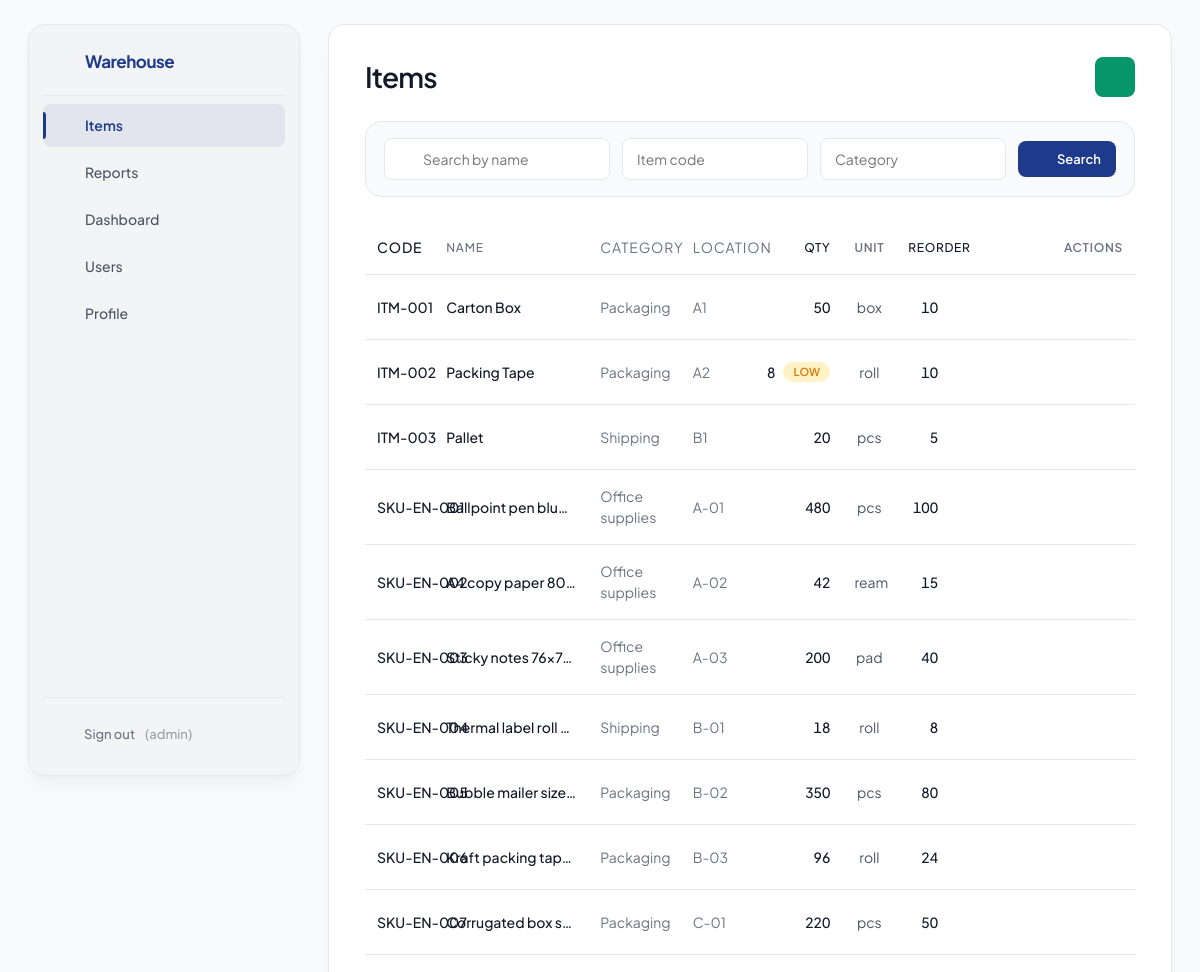
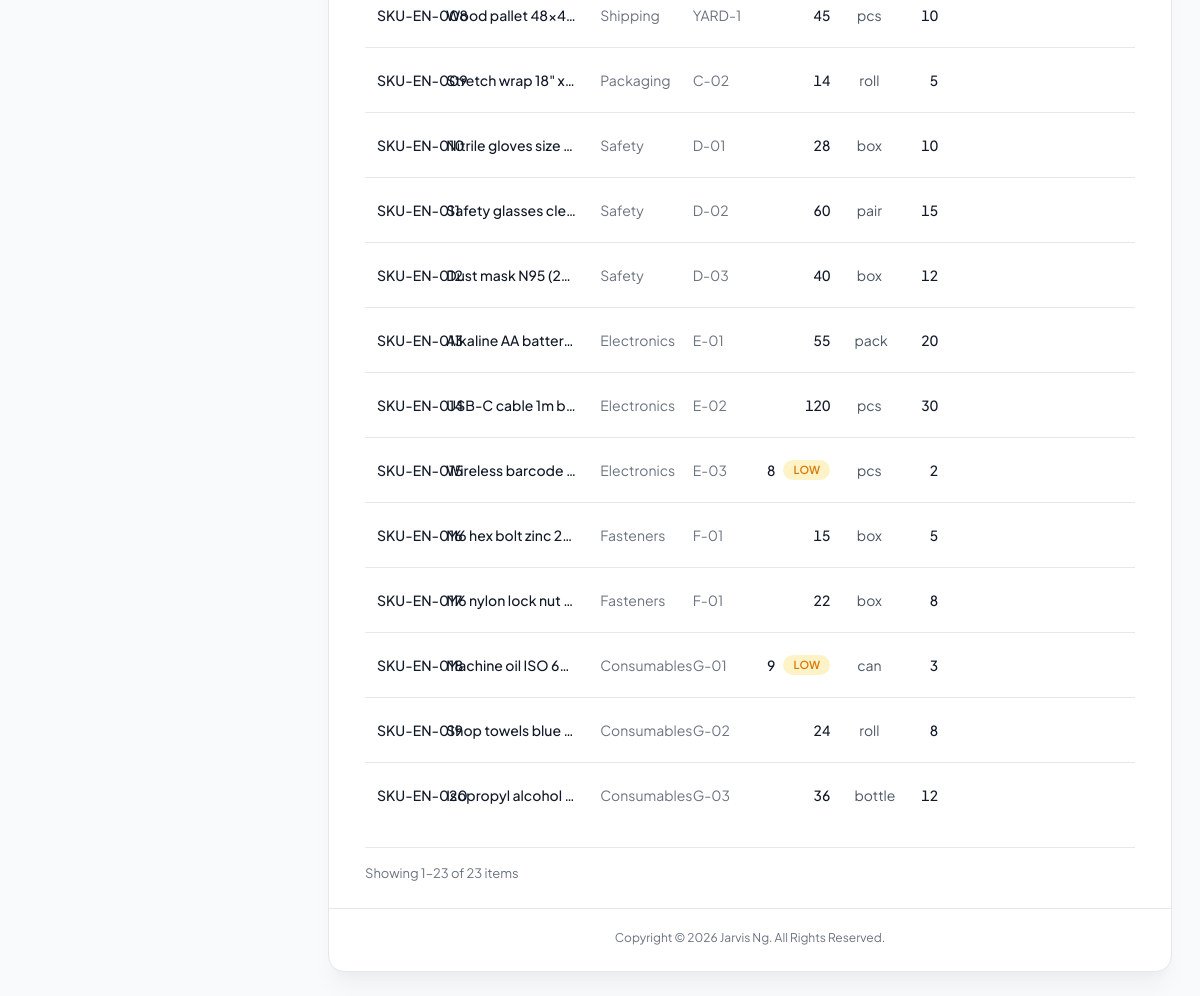
The app's page /public/index.php (signed in) with its own data (2 pictures, top to bottom).
### tables this page shows
CREATE TABLE `items` (
  `id` int NOT NULL AUTO_INCREMENT,
  `item_code` varchar(50) NOT NULL,
  `item_name` varchar(100) NOT NULL,
  `category` varchar(100) DEFAULT NULL,
  `location` varchar(100) DEFAULT NULL,
  `quantity` int NOT NULL DEFAULT '0',
  `unit` varchar(20) NOT NULL,
  `reorder_level` int NOT NULL DEFAULT '10',
  PRIMARY KEY (`id`),
  UNIQUE KEY `item_code` (`item_code`),
  KEY `idx_items_name` (`item_name`),
  KEY `idx_items_category` (`category`)
);

### lib/auth.php (called while the page is built, shortened)
<?php
require_once dirname(__DIR__) . '/db/connection.php';
require_once __DIR__ . '/utils.php';
function auth_user(): ?array {
    return $_SESSION['user'] ?? null;
}
function auth_is_admin(): bool {
    $u = auth_user();
    return $u && $u['role'] === 'admin';
}

### config.php (called while the page is built)
<?php
return [
    'db' => [
        'host' => 'localhost',
        'name' => 'warehouse_db',
        'user' => 'root',
        'pass' => '',
        'charset' => 'utf8mb4',
    ],
    'base_url' => '/warehouse/public',
];

### db/connection.php (called while the page is built, shortened)
<?php
require_once __DIR__ . '/../lib/utils.php';
function get_db(): PDO {
    static $pdo = null;
    $config = require dirname(__DIR__) . '/config.php';
    $db = $config['db'];
    $dsn = "mysql:host={$db['host']};dbname={$db['name']};charset={$db['charset']}";
    $options = [
        PDO::ATTR_ERRMODE => PDO::ERRMODE_EXCEPTION,
        PDO::ATTR_DEFAULT_FETCH_MODE => PDO::FETCH_ASSOC,
        PDO::ATTR_EMULATE_PREPARES => false,
    ];
    try {
        $pdo = new PDO($dsn, $db['user'], $db['pass'], $options);
    } catch (PDOException $e) {
        if ($e->getCode() == 1049) {
            if (php_sapi_name() !== 'cli') {
                http_response_code(500);
                header('Content-Type: text/html; charset=utf-8');
                die("
                <!DOCTYPE html>
                <html lang='en'>
                <head>
                    <meta charset='UTF-8'>
                    <title>Database not initialized</title>
                    <style>
                        body { font-family: Arial, sans-serif; max-width: 600px; margin: 50px auto; padding: 20px; }
                        .error { background: #fee; border: 2px solid #f00; padding: 20px; border-radius: 5px; }
                        .site-footer { margin-top: 24px; text-align: center; color: #6b7280; font-size: 13px; }
                    </style>
                </head>
                <body>
                    <div class='error'>
                        <h2>Database not initialized</h2>
                        <p>Database <strong>{$db['name']}</strong> does not exist.</p>
                        <p>Create the database in phpMyAdmin, then import <strong>db/rebuild_full_en.sql</strong> to set up tables and demo data.</p>
                    </div>
                    " . copyright_footer_html() . "
                </body>
                </html>
                ");
            } else {
                die("Error: database {$db['name']} does not exist. Import db/rebuild_full_en.sql via phpMyAdmin.\n");
            }
        }
        throw $e;
    }
    return $pdo;
}

### routes/items.php (the view, shortened to what this page needs)
<?php
require_once dirname(__DIR__) . '/db/connection.php';
require_once dirname(__DIR__) . '/lib/utils.php';
require_once dirname(__DIR__) . '/lib/auth.php';
$pdo = get_db();
    ?>
    <?php
$q_name = trim((string)($_GET['name'] ?? ''));
$q_code = trim((string)($_GET['code'] ?? ''));
$q_cat  = trim((string)($_GET['category'] ?? ''));
$params = [];
$sql = 'SELECT * FROM items';
$countSql = 'SELECT COUNT(*) FROM items';
$countStmt = $pdo->prepare($countSql);
$countStmt->execute($params);
$totalItems = (int)$countStmt->fetchColumn();
$perPage = 25;
$pageNum = max(1, int_param('p', 1));
$pagination = list_pagination_meta($totalItems, $pageNum, $perPage);
$sql .= ' ORDER BY item_code ASC LIMIT ' . (int)$pagination['per_page'] . ' OFFSET ' . (int)$pagination['offset'];
$stmt = $pdo->prepare($sql);
$stmt->execute($params);
$items = $stmt->fetchAll();
$listQuery = [
    'page' => 'items',
    'name' => $q_name,
    'code' => $q_code,
    'category' => $q_cat,
];
$hasFilters = $q_name !== '' || $q_code !== '' || $q_cat !== '';
?>
<div class="row row-toolbar">
    <h2>Items</h2>
    <?php if (auth_is_admin()): ?>
        <a class="btn icon-btn btn-add" href="<?= e(base_url('/index.php?page=items&action=add')) ?>" aria-label="Add item" title="Add item"><?= icon('plus') ?></a>
    <?php endif; ?>
</div>
<form class="search-bar filter-bar" method="get" action="<?= e(base_url('/index.php')) ?>">
    <div class="search-field">
        <span class="search-icon"><?= icon('search') ?></span>
        <input type="text" name="name" placeholder="Search by name" value="<?= e($q_name) ?>">
    </div>
    <input type="text" name="code" placeholder="Item code" value="<?= e($q_code) ?>">
    <input type="text" name="category" placeholder="Category" value="<?= e($q_cat) ?>">
    <button type="submit" class="btn sm" aria-label="Search" title="Search"><?= icon('search') ?> Search</button>
</form>
<?php if (!$items): ?>
    <?= empty_state_html(
        $hasFilters ? 'No items match your filters' : 'No items yet',
        $hasFilters ? 'Try different search terms or clear the filters.' : 'Add your first item to get started.',
        'package'
    ) ?>
<?php else: ?>
<table class="data-table data-table-items">
    <thead>
    <tr>
        <th class="col-code">Code</th>
        <th class="col-name">Name</th>
        <th class="col-muted">Category</th>
        <th class="col-muted">Location</th>
        <th class="col-num col-qty">Qty</th>
        <th class="col-unit">Unit</th>
        <th class="col-num">Reorder</th>
        <th class="col-actions">Actions</th>
    </tr>
    </thead>
    <tbody>
    <?php foreach ($items as $it): ?>
        <tr>
            <td class="col-code"><?= e($it['item_code']) ?></td>
            <td class="col-name"><a href="<?= e(base_url('/index.php?page=view&id=' . (int)$it['id'])) ?>"><?= e($it['item_name']) ?></a></td>
            <td class="col-muted"><?= e($it['category']) ?></td>
            <td class="col-muted"><?= e($it['location']) ?></td>
            <td class="col-num col-qty">
                <div class="cell-qty">
                    <span class="tabular"><?= e((string)$it['quantity']) ?></span>
                    <?php if ($it['quantity'] < 10): ?><span class="badge low badge-compact">LOW</span><?php endif; ?>
                </div>
            </td>
            <td class="col-unit"><?= e($it['unit']) ?></td>
            <td class="col-num tabular"><?= e((string)$it['reorder_level']) ?></td>
            <td class="actions">
                <div class="action-btns">
                    <a class="btn icon-btn sm secondary" href="<?= e(base_url('/index.php?page=view&id=' . (int)$it['id'])) ?>" aria-label="Details" title="Details"><?= icon('eye') ?></a>
                    <a class="btn icon-btn sm" href="<?= e(base_url('/index.php?page=movements&action=list&item_id=' . (int)$it['id'])) ?>" aria-label="Movement history" title="Movement history"><?= icon('history') ?></a>
                    <?php if (auth_is_admin()): ?>
                        <a class="btn icon-btn sm ok" href="<?= e(base_url('/index.php?page=movements&action=add&item_id=' . (int)$it['id'])) ?>" aria-label="Adjust stock" title="Adjust stock"><?= icon('stock') ?></a>
                        <a class="btn icon-btn sm secondary" href="<?= e(base_url('/index.php?page=items&action=edit&id=' . (int)$it['id'])) ?>" aria-label="Edit" title="Edit"><?= icon('pencil') ?></a>
                        <a class="btn icon-btn sm danger" href="<?= e(base_url('/index.php?page=items&action=delete&id=' . (int)$it['id'])) ?>" aria-label="Delete" title="Delete"><?= icon('trash') ?></a>
                    <?php endif; ?>
                </div>
            </td>
        </tr>
    <?php endforeach; ?>
    </tbody>
</table>
<?= list_footer_html($pagination, $listQuery) ?>
<?php endif; ?>

### public/index.php (shortened to what this page needs)
<?php
require_once dirname(__DIR__) . '/lib/utils.php';
require_once dirname(__DIR__) . '/lib/auth.php';
$page = $_GET['page'] ?? 'items';
$activePage = $page;
switch ($page) {
    case 'items':
        require_once dirname(__DIR__) . '/routes/items.php';
        break;
}
$content = ob_get_clean();
include dirname(__DIR__) . '/templates/header.php';
echo $content;
include dirname(__DIR__) . '/templates/footer.php';

### lib/icons.php (shortened to what this page needs)
<?php
function icon(string $name): string {
    $body = $inner[$name] ?? $inner['plus'];
    return '<svg xmlns="http://www.w3.org/2000/svg" class="ico" width="16" height="16" fill="none" stroke="currentColor" stroke-width="1.5" stroke-linecap="round" stroke-linejoin="round" viewBox="0 0 24 24" focusable="false" aria-hidden="true">' . $body . '</svg>';
}

### lib/utils.php (shortened to what this page needs)
<?php
require_once __DIR__ . '/icons.php';
function app_config(): array {
    static $config = null;
    if ($config === null) {
        $config = require dirname(__DIR__) . '/config.php';
    }
    return $config;
}
function base_url(string $path = ''): string {
    $cfg = app_config();
    $base = rtrim($cfg['base_url'] ?? '', '/');
    $path = '/' . ltrim($path, '/');
    return $base . $path;
}
function e(?string $str): string {
    return htmlspecialchars((string)$str, ENT_QUOTES | ENT_SUBSTITUTE, 'UTF-8');
}
function int_param(string $key, int $default = 0): int {
    return isset($_GET[$key]) ? (int)$_GET[$key] : (isset($_POST[$key]) ? (int)$_POST[$key] : $default);
}
function copyright_notice(): string {
    return 'Copyright © 2026 Jarvis Ng. All Rights Reserved.';
}
function list_pagination_meta(int $total, int $page, int $perPage = 25): array {
    $perPage = max(1, $perPage);
    $totalPages = max(1, (int)ceil($total / $perPage));
    $page = min(max(1, $page), $totalPages);
    $offset = ($page - 1) * $perPage;
    return [
        'page' => $page,
        'per_page' => $perPage,
        'total' => $total,
        'total_pages' => $totalPages,
        'offset' => $offset,
        'from' => $total === 0 ? 0 : $offset + 1,
        'to' => min($offset + $perPage, $total),
    ];
}
function list_footer_html(array $meta, array $queryParams, string $noun = 'items'): string {
    $info = sprintf(
        'Showing %d–%d of %d %s',
        $meta['from'],
        $meta['to'],
        $meta['total'],
        $noun
    );
    $nav = '';
    return '<div class="list-footer"><span class="pagination-info">' . e($info) . '</span>' . $nav . '</div>';
}

### templates/header.php (shortened to what this page needs)
<?php
require_once dirname(__DIR__) . '/lib/utils.php';
?>
<!DOCTYPE html>
<html lang="en">
<head>
	<link rel="stylesheet" href="<?= e(base_url('/styles.css')) ?>">
</head>
<body>
<div class="container">
	<div class="app-shell">
		<aside class="sidebar">
			<div class="sidebar-header">
				<div class="brand"><?= icon('warehouse') ?> Warehouse</div>
			</div>
			<?php include __DIR__ . '/nav.php'; ?>
		</aside>
		<div class="main">
			<div class="workspace-card">
				<main class="content">

### templates/nav.php
<?php
require_once dirname(__DIR__) . '/lib/auth.php';
$user = auth_user();
?>
<nav class="nav">
	<ul>
		<?php if ($user): ?>
			<?php $activePage = $activePage ?? ''; ?>
			<li><a class="<?= $activePage==='items'?'active':'' ?>" href="<?= e(base_url('/index.php?page=items')) ?>"><?= icon('package') ?> Items</a></li>
			<li><a class="<?= $activePage==='reports'?'active':'' ?>" href="<?= e(base_url('/index.php?page=reports')) ?>"><?= icon('bar-chart') ?> Reports</a></li>
			<?php if (auth_is_admin()): ?>
				<li><a class="<?= $activePage==='dashboard'?'active':'' ?>" href="<?= e(base_url('/index.php?page=dashboard')) ?>"><?= icon('layout-dashboard') ?> Dashboard</a></li>
				<li><a class="<?= $activePage==='users'?'active':'' ?>" href="<?= e(base_url('/index.php?page=users')) ?>"><?= icon('users') ?> Users</a></li>
			<?php endif; ?>
			<li><a class="<?= $activePage==='profile'?'active':'' ?>" href="<?= e(base_url('/index.php?page=profile')) ?>"><?= icon('user') ?> Profile</a></li>
		<?php else: ?>
			<li><a href="<?= e(base_url('/login.php')) ?>"><?= icon('login') ?> Sign in</a></li>
		<?php endif; ?>
	</ul>
	<?php if ($user): ?>
		<div class="nav-footer">
			<a href="<?= e(base_url('/logout.php')) ?>"><?= icon('log-out') ?> Sign out <span class="muted">(<?= e($user['username']) ?>)</span></a>
		</div>
	<?php endif; ?>
</nav>

### templates/footer.php
			</main>
			<footer class="site-footer">
				<p><?= e(copyright_notice()) ?></p>
			</footer>
		</div>
		</div>
	</div>
</div>
</body>
</html>

### records on screen
items: item_code "ITM-001", item_name "Carton Box", category "Packaging", location "A1", quantity "50", unit "box", reorder_level "10"
items: item_code "ITM-002", item_name "Packing Tape", category "Packaging", location "A2", quantity "8", shows "LOW", unit "roll", reorder_level "10"
items: item_code "ITM-003", item_name "Pallet", category "Shipping", location "B1", quantity "20", unit "pcs", reorder_level "5"
items: item_code "SKU-EN-001", item_name "Ballpoint pen blu…", category "Office supplies", location "A-01", quantity "480", unit "pcs", reorder_level "100"
items: item_code "SKU-EN-002", item_name "A4 copy paper 80…", category "Office supplies", location "A-02", quantity "42", unit "ream", reorder_level "15"
items: item_code "SKU-EN-003", item_name "Sticky notes 76x7…", category "Office supplies", location "A-03", quantity "200", unit "pad", reorder_level "40"
items: item_code "SKU-EN-004", item_name "Thermal label roll…", category "Shipping", location "B-01", quantity "18", unit "roll", reorder_level "8"
items: item_code "SKU-EN-005", item_name "Bubble mailer size…", category "Packaging", location "B-02", quantity "350", unit "pcs", reorder_level "80"
items: item_code "SKU-EN-006", item_name "Kraft packing tap…", category "Packaging", location "B-03", quantity "96", unit "roll", reorder_level "24"
items: item_code "SKU-EN-007", item_name "Corrugated box s…", category "Packaging", location "C-01", quantity "220", unit "pcs", reorder_level "50"
items: item_code "SKU-EN-008", item_name "Wood pallet 48x4…", category "Shipping", location "YARD-1", quantity "45", unit "pcs", reorder_level "10"
items: item_code "SKU-EN-009", item_name "Stretch wrap 18\" x…", category "Packaging", location "C-02", quantity "14", unit "roll", reorder_level "5"
items: item_code "SKU-EN-010", item_name "Nitrile gloves size…", category "Safety", location "D-01", quantity "28", unit "box", reorder_level "10"
items: item_code "SKU-EN-011", item_name "Safety glasses cle…", category "Safety", location "D-02", quantity "60", unit "pair", reorder_level "15"
items: item_code "SKU-EN-012", item_name "Dust mask N95 (2…", category "Safety", location "D-03", quantity "40", unit "box", reorder_level "12"
items: item_code "SKU-EN-013", item_name "Alkaline AA batter…", category "Electronics", location "E-01", quantity "55", unit "pack", reorder_level "20"
items: item_code "SKU-EN-014", item_name "USB-C cable 1m b…", category "Electronics", location "E-02", quantity "120", unit "pcs", reorder_level "30"
items: item_code "SKU-EN-015", item_name "Wireless barcode…", category "Electronics", location "E-03", quantity "8", shows "LOW", unit "pcs", reorder_level "2"
items: item_code "SKU-EN-016", item_name "M6 hex bolt zinc 2…", category "Fasteners", location "F-01", quantity "15", unit "box", reorder_level "5"
items: item_code "SKU-EN-017", item_name "M6 nylon lock nut…", category "Fasteners", location "F-01", quantity "22", unit "box", reorder_level "8"
items: item_code "SKU-EN-018", item_name "Machine oil ISO 6…", category "Consumables", location "G-01", quantity "9", shows "LOW", unit "can", reorder_level "3"
items: item_code "SKU-EN-019", item_name "Shop towels blue…", category "Consumables", location "G-02", quantity "24", unit "roll", reorder_level "8"
items: item_code "SKU-EN-020", item_name "Isopropyl alcohol…", category "Consumables", location "G-03", quantity "36", unit "bottle", reorder_level "12"

### other values on screen
$user['username'] "admin"
$info "Showing 1–23 of 23 items"
copyright_notice() "Copyright © 2026 Jarvis Ng. All Rights Reserved."
